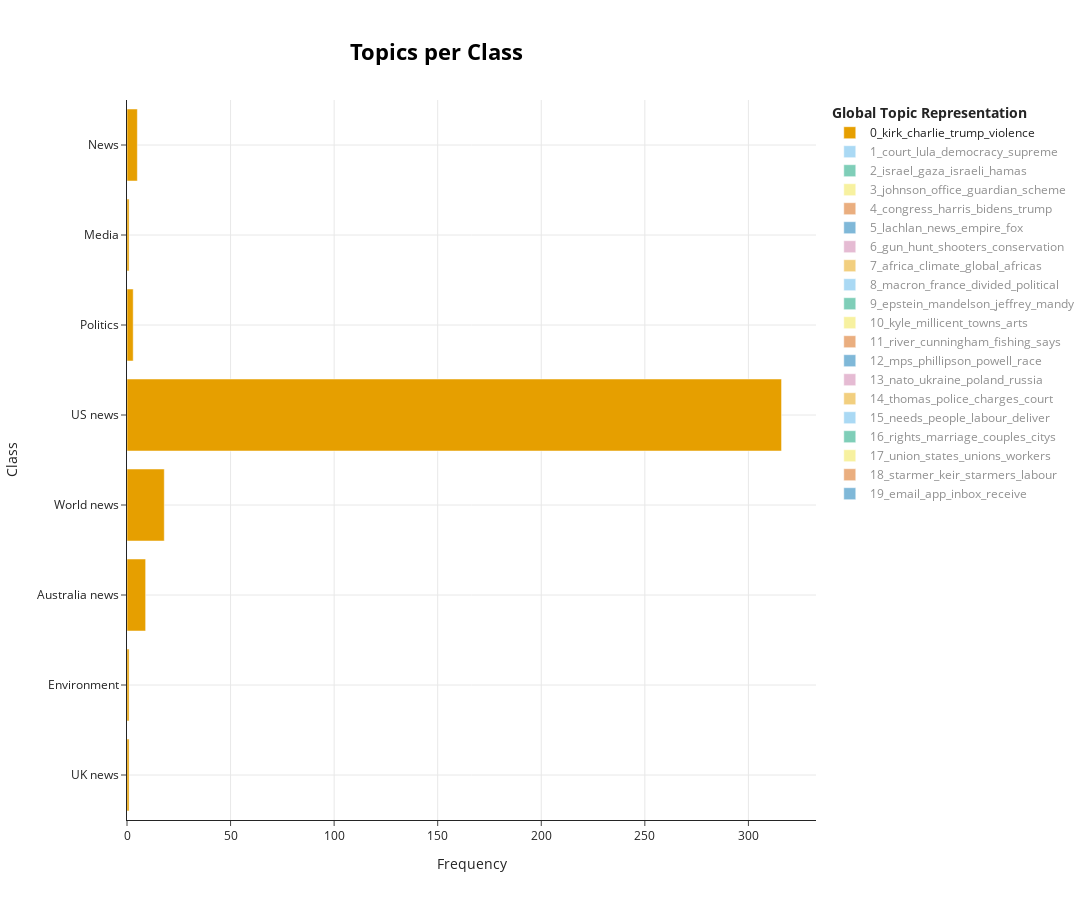

Here is the notebook cell this chart was saved with:
### Code cell
# Topics per section of the article they came from
topic_per_section = topic_model.topics_per_class(per_para_data['paragraphs'], classes=per_para_data['sectionName'])
topic_model.visualize_topics_per_class(topic_per_section, top_n_topics=20)

### Figure 1 — Plotly figure (JSON) as saved in the notebook; plotly's stock layout.template omitted (floating-point values rounded to 4 significant figures)
{"data": [{"hoverinfo": "text", "hovertext": ["<b>Topic 0</b><br>Words: offices, command, temporary, accommodation, deployed", "<b>Topic 0</b><br>Words: facts, aspect, shape, tool, wealth", "<b>Topic 0</b><br>Words: mikac, shooting, 1996, port, killed", "<b>Topic 0</b><br>Words: bad, kirk, mediation, violence, michael", "<b>Topic 0</b><br>Words: kirk, charlie, trump, violence, political", "<b>Topic 0</b><br>Words: argue, foot, shoot, running, theyre", "<b>Topic 0</b><br>Words: doing, zones, proper, standards, ask", "<b>Topic 0</b><br>Words: religion, belonging, generations, younger, adults"], "marker": {"color": "#E69F00"}, "name": "0_kirk_charlie_trump_violence", "orientation": "h", "type": "bar", "visible": true, "x": [1, 1, 9, 18, 316, 3, 1, 5], "y": ["UK news", "Environment", "Australia news", "World news", "US news", "Politics", "Media", "News"]}, {"hoverinfo": "text", "hovertext": ["<b>Topic 1</b><br>Words: erin, exactly, patterson, played, plotting", "<b>Topic 1</b><br>Words: court, lula, democracy, supreme, brazilian", "<b>Topic 1</b><br>Words: judges, guilty, seeking, democracy, consequence"], "marker": {"color": "#56B4E9"}, "name": "1_court_lula_democracy_supreme", "orientation": "h", "type": "bar", "visible": "legendonly", "x": [3, 163, 4], "y": ["Australia news", "World news", "US news"]}, {"hoverinfo": "text", "hovertext": ["<b>Topic 2</b><br>Words: weapons, israel, twoway, contest, albanese", "<b>Topic 2</b><br>Words: israel, gaza, israeli, hamas, palestinian", "<b>Topic 2</b><br>Words: israel, palestinian, gaza, systematic, complicit", "<b>Topic 2</b><br>Words: israel, herzog, israeli, gaza, hamas", "<b>Topic 2</b><br>Words: broadcast, gaza, journalists, programme, coverage", "<b>Topic 2</b><br>Words: revenge, cycle, survive, brutal, feature"], "marker": {"color": "#009E73"}, "name": "2_israel_gaza_israeli_hamas", "orientation": "h", "type": "bar", "visible": "legendonly", "x": [3, 97, 10, 27, 4, 1], "y": ["Australia news", "World news", "US news", "Politics", "Media", "News"]}, {"hoverinfo": "text", "hovertext": ["<b>Topic 3</b><br>Words: 15bn, twothirds, handed, grown, 64", "<b>Topic 3</b><br>Words: johnson, office, scheme, guardian, musk", "<b>Topic 3</b><br>Words: meaningful, requires, grants, financing, engagement", "<b>Topic 3</b><br>Words: trend, heres, body, whats, data", "<b>Topic 3</b><br>Words: johnson, boris, office, files, leaked", "<b>Topic 3</b><br>Words: scandal, drama, phonehacking, returns, spotlight", "<b>Topic 3</b><br>Words: simon, programming, nytimes, elon, image"], "marker": {"color": "#F0E442"}, "name": "3_johnson_office_guardian_scheme", "orientation": "h", "type": "bar", "visible": "legendonly", "x": [1, 49, 1, 2, 5, 1, 2], "y": ["Business", "UK news", "Environment", "Australia news", "World news", "Media", "News"]}, {"hoverinfo": "text", "hovertext": ["<b>Topic 4</b><br>Words: environmental, 140, projects, roll, ease", "<b>Topic 4</b><br>Words: rampant, questioning, downfall, challenges, door", "<b>Topic 4</b><br>Words: congress, harris, bidens, trump, republicans", "<b>Topic 4</b><br>Words: unconventional, perpetrators, robotic, basis, briefings"], "marker": {"color": "#D55E00"}, "name": "4_congress_harris_bidens_trump", "orientation": "h", "type": "bar", "visible": "legendonly", "x": [1, 1, 45, 3], "y": ["Environment", "World news", "US news", "Politics"]}, {"hoverinfo": "text", "hovertext": ["<b>Topic 5</b><br>Words: copper, deal, looks, metal, shareholders", "<b>Topic 5</b><br>Words: murdochs, succession, empire, lachlan, battle", "<b>Topic 5</b><br>Words: mandelson, mirror, telegraph, express, harry", "<b>Topic 5</b><br>Words: lachlan, news, fox, sun, empire"], "marker": {"color": "#0072B2"}, "name": "5_lachlan_news_empire_fox", "orientation": "h", "type": "bar", "visible": "legendonly", "x": [9, 4, 1, 36], "y": ["Business", "Australia news", "World news", "Media"]}, {"hoverinfo": "text", "hovertext": ["<b>Topic 6</b><br>Words: gun, hunt, shooters, conservation, right", "<b>Topic 6</b><br>Words: requirement, limited, minimum, 14, lawmaker", "<b>Topic 6</b><br>Words: prudent, godgiven, unfortunately, amendment, gun", "<b>Topic 6</b><br>Words: evidence, pieces, signs, pots, aerial"], "marker": {"color": "#CC79A7"}, "name": "6_gun_hunt_shooters_conservation", "orientation": "h", "type": "bar", "visible": "legendonly", "x": [44, 1, 1, 1], "y": ["Australia news", "World news", "US news", "Global development"]}, {"hoverinfo": "text", "hovertext": ["<b>Topic 7</b><br>Words: africa, climate, global, africas, countries", "<b>Topic 7</b><br>Words: africa, climate, green, crisis, africas", "<b>Topic 7</b><br>Words: term, climate, endure, fearful, feelings", "<b>Topic 7</b><br>Words: logging, campaigners, encourage, award, extraction", "<b>Topic 7</b><br>Words: carbon, underground, atmosphere, climate, save"], "marker": {"color": "#E69F00"}, "name": "7_africa_climate_global_africas", "orientation": "h", "type": "bar", "visible": "legendonly", "x": [30, 3, 1, 1, 6], "y": ["Environment", "World news", "US news", "Global development", "News"]}, {"hoverinfo": "text", "hovertext": ["<b>Topic 8</b><br>Words: weaken, macron, hardright, dilution, blocs", "<b>Topic 8</b><br>Words: macron, france, divided, le, political", "<b>Topic 8</b><br>Words: amid, economic, recover, crises, sharp", "<b>Topic 8</b><br>Words: sour, exposed, chrisafis, 2027, spotlight"], "marker": {"color": "#56B4E9"}, "name": "8_macron_france_divided_political", "orientation": "h", "type": "bar", "visible": "legendonly", "x": [1, 36, 2, 1], "y": ["Environment", "World news", "Politics", "News"]}, {"hoverinfo": "text", "hovertext": ["<b>Topic 9</b><br>Words: sacked, epstein, mandelson, apparent, album", "<b>Topic 9</b><br>Words: epstein, mandelson, jeffrey, paedophile, bore", "<b>Topic 9</b><br>Words: epstein, jeffrey, greene, mandelson, convicted", "<b>Topic 9</b><br>Words: epstein, mandelson, mandy, epsteins, ambassador"], "marker": {"color": "#009E73"}, "name": "9_epstein_mandelson_jeffrey_mandy", "orientation": "h", "type": "bar", "visible": "legendonly", "x": [2, 3, 6, 28], "y": ["Australia news", "World news", "US news", "Politics"]}, {"hoverinfo": "text", "hovertext": ["<b>Topic 10</b><br>Words: wed, hear, experience, looking, seekers", "<b>Topic 10</b><br>Words: kyle, millicent, towns, arts, says", "<b>Topic 10</b><br>Words: kilkenny, outer, grown, bayside, councils"], "marker": {"color": "#F0E442"}, "name": "10_kyle_millicent_towns_arts", "orientation": "h", "type": "bar", "visible": "legendonly", "x": [1, 33, 1], "y": ["Business", "Environment", "Australia news"]}, {"hoverinfo": "text", "hovertext": ["<b>Topic 11</b><br>Words: river, fishing, cunningham, says, atlantic", "<b>Topic 11</b><br>Words: coordinate, prefer, researchers, revealing, manage"], "marker": {"color": "#D55E00"}, "name": "11_river_cunningham_fishing_says", "orientation": "h", "type": "bar", "visible": "legendonly", "x": [33, 1], "y": ["Environment", "US news"]}, {"hoverinfo": "text", "hovertext": ["<b>Topic 12</b><br>Words: 1991, aides, backbench, margaret, struggling", "<b>Topic 12</b><br>Words: committee, council, mps, forum, glimmer", "<b>Topic 12</b><br>Words: mps, phillipson, powell, race, deputy"], "marker": {"color": "#0072B2"}, "name": "12_mps_phillipson_powell_race", "orientation": "h", "type": "bar", "visible": "legendonly", "x": [1, 2, 28], "y": ["UK news", "Australia news", "Politics"]}, {"hoverinfo": "text", "hovertext": ["<b>Topic 13</b><br>Words: nato, ukraine, poland, russia, airspace", "<b>Topic 13</b><br>Words: poland, russia, military, invitation, prince", "<b>Topic 13</b><br>Words: tanks, tank, frontlines, pickleball, picture"], "marker": {"color": "#CC79A7"}, "name": "13_nato_ukraine_poland_russia", "orientation": "h", "type": "bar", "visible": "legendonly", "x": [26, 3, 2], "y": ["World news", "US news", "News"]}, {"hoverinfo": "text", "hovertext": ["<b>Topic 14</b><br>Words: thomas, police, charges, court, officer", "<b>Topic 14</b><br>Words: extension, zealand, eva, phillips, manage", "<b>Topic 14</b><br>Words: immigration, angeles, los, court, countless"], "marker": {"color": "#E69F00"}, "name": "14_thomas_police_charges_court", "orientation": "h", "type": "bar", "visible": "legendonly", "x": [24, 2, 4], "y": ["Australia news", "World news", "US news"]}, {"hoverinfo": "text", "hovertext": ["<b>Topic 15</b><br>Words: want, examine, putting, voices, reporting", "<b>Topic 15</b><br>Words: treat, nationally, ordinary, feedback, biography", "<b>Topic 15</b><br>Words: fantastic, incredibly, secured, reason, polls", "<b>Topic 15</b><br>Words: needs, labour, people, really, things", "<b>Topic 15</b><br>Words: trying, landscape, coverage, reform, deliver"], "marker": {"color": "#56B4E9"}, "name": "15_needs_people_labour_deliver", "orientation": "h", "type": "bar", "visible": "legendonly", "x": [1, 3, 1, 20, 3], "y": ["Environment", "Australia news", "World news", "Politics", "Media"]}, {"hoverinfo": "text", "hovertext": ["<b>Topic 16</b><br>Words: rights, marriage, couples, citys, transgender", "<b>Topic 16</b><br>Words: need, doctor, immediately, trial, rights"], "marker": {"color": "#009E73"}, "name": "16_rights_marriage_couples_citys", "orientation": "h", "type": "bar", "visible": "legendonly", "x": [26, 1], "y": ["World news", "US news"]}, {"hoverinfo": "text", "hovertext": ["<b>Topic 17</b><br>Words: autism, compensation, workers, scheme, services", "<b>Topic 17</b><br>Words: states, union, unions, laws, collective", "<b>Topic 17</b><br>Words: union, workers, unions, rights, legislation"], "marker": {"color": "#F0E442"}, "name": "17_union_states_unions_workers", "orientation": "h", "type": "bar", "visible": "legendonly", "x": [3, 16, 7], "y": ["Australia news", "US news", "Politics"]}, {"hoverinfo": "text", "hovertext": ["<b>Topic 18</b><br>Words: starmers, appointing, starmer, chief, keir", "<b>Topic 18</b><br>Words: corbyn, starmers, keir, proving, starmer", "<b>Topic 18</b><br>Words: starmer, keir, starmers, labour, government", "<b>Topic 18</b><br>Words: exacerbate, jonathan, exit, rayners, pm"], "marker": {"color": "#D55E00"}, "name": "18_starmer_keir_starmers_labour", "orientation": "h", "type": "bar", "visible": "legendonly", "x": [4, 2, 19, 1], "y": ["UK news", "World news", "Politics", "News"]}, {"hoverinfo": "text", "hovertext": ["<b>Topic 19</b><br>Words: app, guardian, contact, messages, send", "<b>Topic 19</b><br>Words: inbox, email, receive, follow, newsletter", "<b>Topic 19</b><br>Words: sunday, weekly, sign, sent, subscribe", "<b>Topic 19</b><br>Words: subscribe, email, delivered, signed, youre", "<b>Topic 19</b><br>Words: inbox, email, receive, subscribe, submissions"], "marker": {"color": "#0072B2"}, "name": "19_email_app_inbox_receive", "orientation": "h", "type": "bar", "visible": "legendonly", "x": [12, 2, 3, 5, 4], "y": ["UK news", "Australia news", "World news", "US news", "News"]}], "layout": {"height": 900, "hoverlabel": {"bgcolor": "white", "font": {"family": "Rockwell", "size": 16}}, "legend": {"title": {"text": "<b>Global Topic Representation"}}, "title": {"font": {"color": "Black", "size": 22}, "text": "<b>Topics per Class</b>", "x": 0.4, "xanchor": "center", "y": 0.95, "yanchor": "top"}, "width": 1250, "xaxis": {"showgrid": true, "title": {"text": "Frequency"}}, "yaxis": {"showgrid": true, "title": {"text": "Class"}}}}
